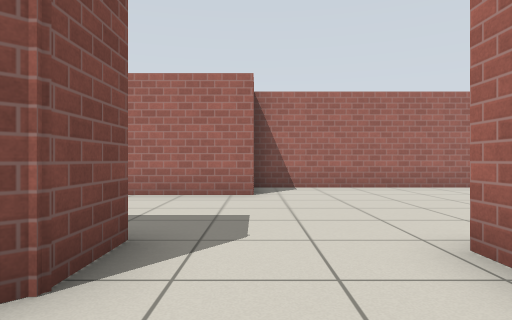
view 1 (above)

21 first-person views from a walk through a robot-simulator world made for Gazebo. The camera is 0.72 m above the floor, looks level and sees 75° across. The lines on the ground mark 1 m squares. The floor is counted in squares, 1 m on a side. Each view is taken from the middle of a square. On the plan, view 1 faces up. The plan holds only what a view shows up to about 10 squares ahead; the rest is blank. Simple patterns stand in for the simulator's built-in surfaces.

view 2
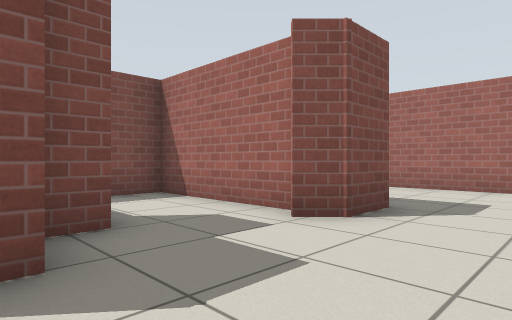

view 3
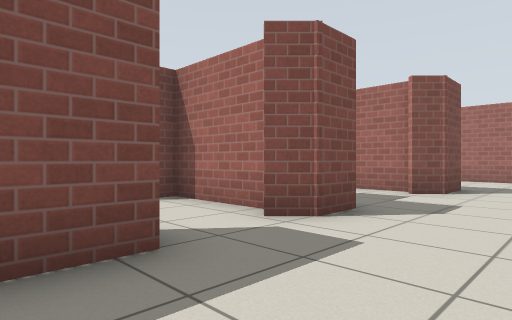

view 4
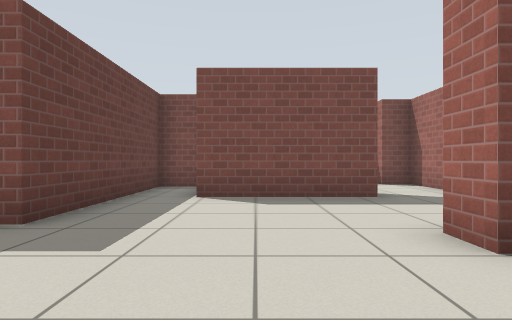

view 5
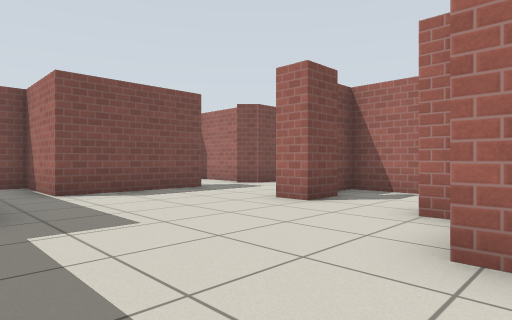

view 6
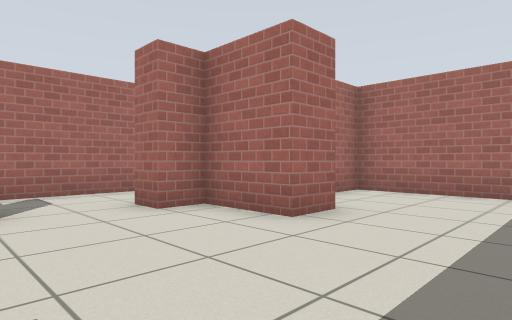

view 7
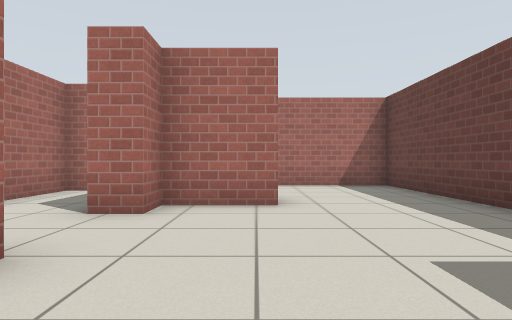

view 8
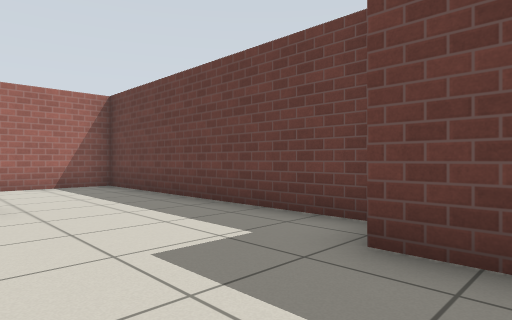

view 9
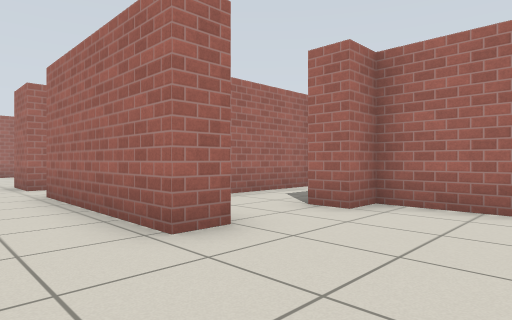

view 10
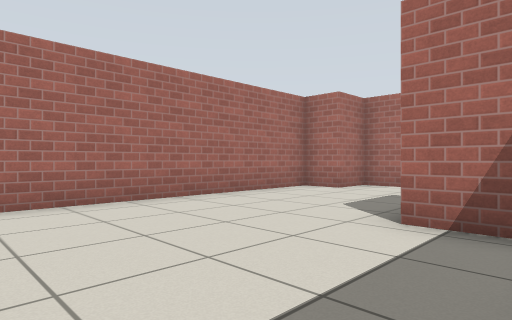

view 11
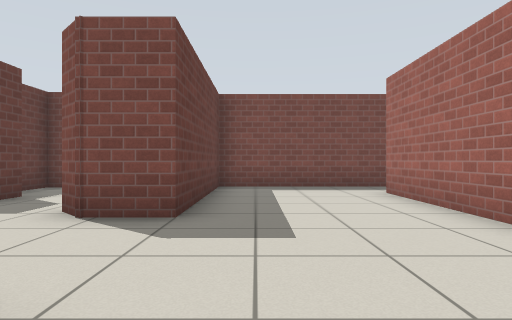

view 12
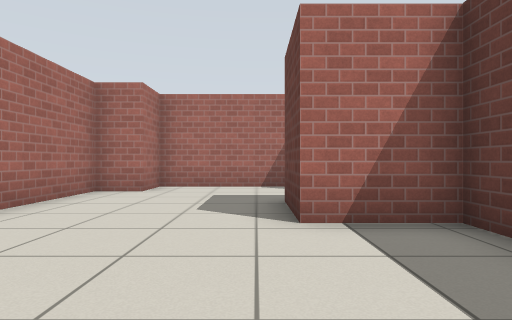

view 13
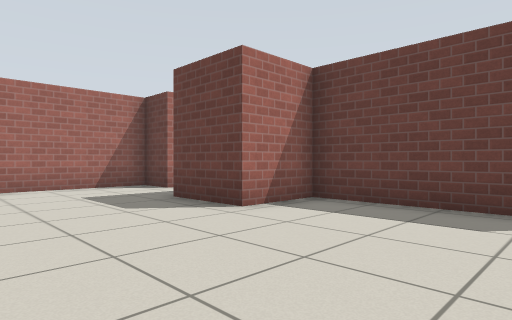

view 14
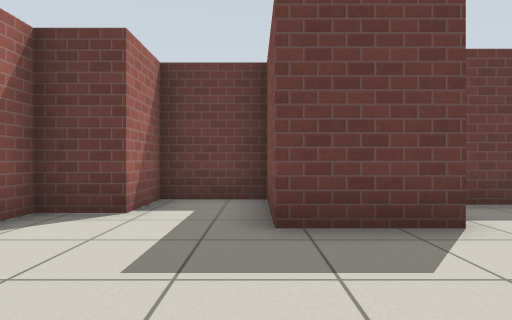

view 15
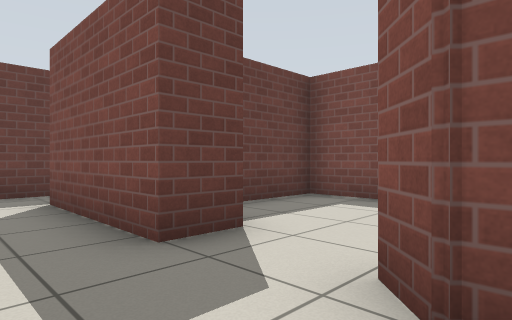

view 16
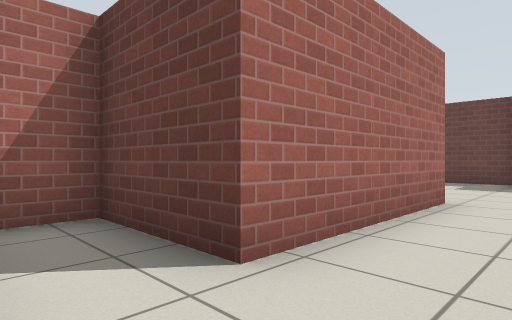

view 17
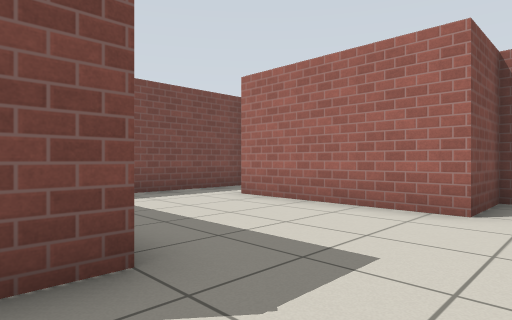

view 18
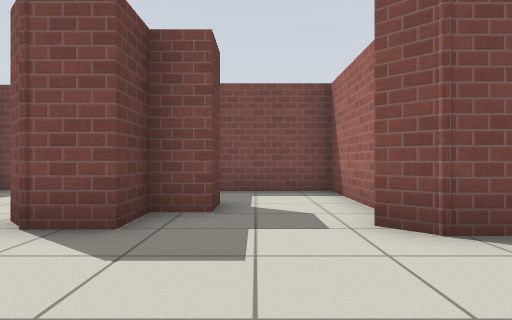

view 19
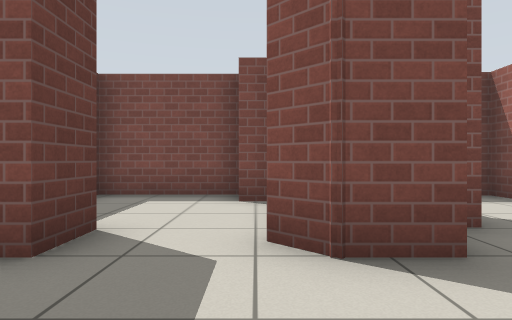

view 20
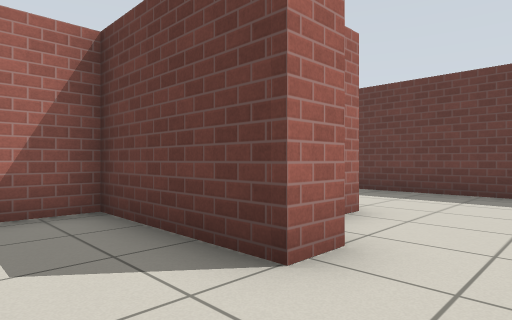

view 21
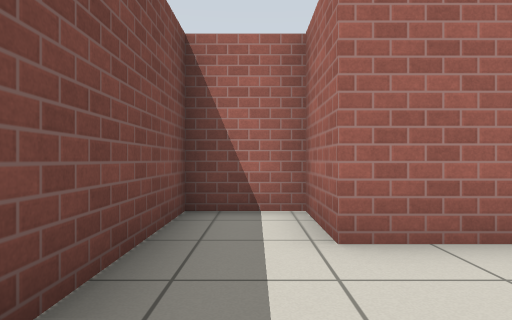

### Floor plan
Points are (right, up) in squares from view 1. A wall is a line through its corners. A room is listed if a view was taken in it or the views show most of it. See-through windows are left out.
Room 1 (views 1, 2, 3, 4, 5, 6, 7, 8, 9, 15, 16, 18, 19)
walls: (2.5, -5.1) (1.7, -5.1) (1.7, -0.6) (4.5, -0.6) (4.5, 0.5); (-2.5, -4.8) (-1.4, -4.8) (-1.4, -8.1) (-4, -8.1) (-4, -9.6) (1.4, -9.6); (-2.4, -2.6) (-4.8, -2.6) (-4.8, -3.4); (1.5, -10.7) (9.5, -10.7) (9.5, -6) (8.5, -6); (6.4, -7.3) (5.3, -7.3) (5.3, -5.5) (4.5, -5.5); (2.1, 1.1) (1.7, 1.1); (-3.6, -0.6) (-2.5, -0.6) (-2.5, -1.4) (-1.4, -1.4) (-1.4, -2.4) (-2, -3); (-1.1, 1.8) (-1.7, 1.3); (-6, -3.2) (-6, -6.2) (-3.9, -6.2); (-1.9, 1.8) (-5.7, 1.8) (-5.7, -1.4) (-4.7, -1.4)
ways out: opening at (0.5, 2) to room 2; opening at (3.5, -5) to room 3
Room 2 (views 10, 11, 12, 13, 14, 17, 21)
walls: (2.6, 2.6) (5.8, 2.6) (5.8, 4.5) (7.8, 4.5) (7.8, 1.9) (9.7, 1.9) (9.7, 3.5) (11, 3.5) (11, 7.6) (9.5, 7.6) (9.5, 8.7) (0, 8.7) (0, 6.9) (-4.3, 6.9) (-4.3, 8.7) (-6, 8.7) (-6, 3) (-1.1, 3) (-1.1, 1.8); (1.7, 1.1) (1.7, 2.8)
ways out: opening at (0.5, 2) to room 1
Room 3 (view 20)
walls: (4.5, -5.5) (4.5, -4.8) (7.8, -4.8) (7.8, -2.6) (1.9, -2.6) (1.9, -3.2); (2.5, -4.1) (2.5, -5.1)
ways out: opening at (3.5, -5) to room 1

Positions as (right, up) in squares from view 1, and headings:
1: (0, 0), facing up
2: (1, -2), facing up-left
3: (1, -6), facing up-left
4: (5, -7), facing left
5: (6, -10), facing up-left
6: (2, -10), facing up-right
7: (0, -7), facing right
8: (0, -7), facing down-right
9: (0, -8), facing up-right
10: (2, 3), facing up-right
11: (3, 4), facing left
12: (2, 5), facing right
13: (2, 8), facing down-right
14: (8, 8), facing down
15: (0, -2), facing down-left
16: (0, 1), facing down-right
17: (1, 2), facing up-left
18: (2, 0), facing left
19: (1, -3), facing left
20: (3, -3), facing down-right
21: (-5, 4), facing up
